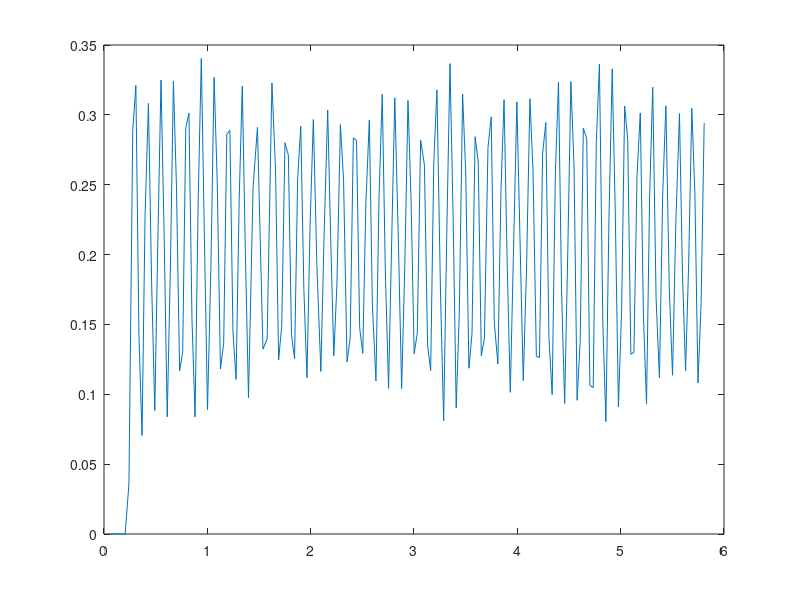

This figure's MATLAB source:
t = [0.0381126 0.0770019 0.107096 0.140473 0.171829 0.204861 0.241413 0.278207 0.308203 0.338214 0.36811 0.397323 0.429967 0.460593 0.491568 0.521563 0.551657 0.581807 0.611877 0.641364 0.671725 0.701422 0.731837 0.761424 0.791419 0.821807 0.851382 0.881199 0.911589 0.941642 0.971722 1.00167 1.03508 1.0654 1.09583 1.12691 1.15822 1.18823 1.21818 1.24808 1.27819 1.30823 1.33812 1.36838 1.39822 1.44276 1.48502 1.53821 1.57886 1.62495 1.65998 1.68988 1.71995 1.75141 1.78417 1.81421 1.84421 1.87385 1.90395 1.93393 1.96421 1.99422 2.02586 2.06021 2.0985 2.13014 2.16466 2.19388 2.2239 2.25382 2.28787 2.31835 2.35188 2.38237 2.41312 2.44394 2.47419 2.50425 2.53413 2.56768 2.59726 2.63161 2.66152 2.69266 2.72295 2.75392 2.78436 2.81422 2.84989 2.88038 2.9114 2.94172 2.97174 3.00168 3.03189 3.06386 3.10065 3.13138 3.16127 3.19155 3.22172 3.25636 3.28684 3.31735 3.34813 3.37853 3.40823 3.43834 3.4705 3.5002 3.53146 3.56134 3.59129 3.62141 3.65153 3.68133 3.71592 3.74702 3.77724 3.81171 3.84194 3.87138 3.90138 3.93171 3.9618 3.9954 4.02566 4.05732 4.08836 4.12189 4.15175 4.18414 4.21419 4.24467 4.27539 4.30591 4.33692 4.36817 4.39837 4.4281 4.45802 4.48835 4.51836 4.54849 4.57849 4.6081 4.63856 4.67144 4.70193 4.73423 4.76391 4.79437 4.8276 4.857 4.88684 4.91824 4.9481 4.9782 5.0088 5.03852 5.06834 5.09837 5.12817 5.15838 5.18979 5.22015 5.25012 5.28032 5.31018 5.34273 5.37527 5.40635 5.43731 5.47112 5.50185 5.53465 5.56894 5.59819 5.62819 5.65814 5.68839 5.71835 5.74819 5.77822 5.80817];
x1 = [0 0 0 0 0 0 0.00498466 0.0163782 0.0249233 0.0277717 0.0313321 0.0398773 0.0491345 0.0534071 0.0576796 0.0662248 0.075482 0.0804666 0.0847392 0.0918602 0.101829 0.107526 0.111087 0.116783 0.126041 0.134586 0.137434 0.141707 0.150964 0.160221 0.165206 0.168054 0.176599 0.186569 0.192978 0.196538 0.202947 0.212204 0.219325 0.222885 0.22787 0.236415 0.245672 0.251369 0.25493 0.267747 0.279141 0.28555 0.293383 0.308337 0.316882 0.320442 0.326139 0.335396 0.342517 0.34679 0.351775 0.36032 0.368865 0.373137 0.37741 0.385955 0.3945 0.400197 0.405182 0.413727 0.423696 0.428681 0.432953 0.439362 0.449331 0.45574 0.460013 0.466422 0.475679 0.483512 0.487785 0.492057 0.500602 0.509859 0.514132 0.519117 0.527662 0.536919 0.541904 0.546176 0.554009 0.563267 0.568963 0.573236 0.580357 0.590326 0.596023 0.599583 0.605992 0.615961 0.624507 0.628067 0.633764 0.643021 0.651566 0.655839 0.659399 0.667944 0.677914 0.682898 0.686459 0.69358 0.703549 0.709958 0.71423 0.719927 0.729184 0.735593 0.739866 0.744851 0.755532 0.763365 0.767638 0.772622 0.781167 0.789712 0.794697 0.79897 0.806803 0.816772 0.822469 0.826741 0.834574 0.845256 0.850953 0.855225 0.860922 0.870179 0.878724 0.882285 0.887269 0.897239 0.905784 0.910056 0.913617 0.922162 0.932131 0.937828 0.941389 0.947085 0.957055 0.964888 0.968448 0.974145 0.983402 0.992659 0.99622 0.99978 1.00833 1.01901 1.02399 1.02755 1.03396 1.04393 1.05105 1.05461 1.0596 1.06814 1.07669 1.08096 1.08594 1.09449 1.10303 1.10873 1.113 1.12226 1.13081 1.13579 1.14006 1.14861 1.15858 1.16356 1.16783 1.17496 1.18421 1.19062 1.19489 1.2013 1.21056];
x2 = [0 0 0 0 0 0 0.036032 0.288683 0.321154 0.142134 0.0704973 0.22787 0.308194 0.180445 0.0884421 0.211919 0.324857 0.214198 0.0838847 0.186141 0.324003 0.248094 0.116783 0.130171 0.290819 0.301216 0.153812 0.0837423 0.239691 0.340381 0.211207 0.0890118 0.192693 0.326851 0.251939 0.118065 0.13658 0.286119 0.288968 0.144413 0.110659 0.239691 0.320585 0.200526 0.0975569 0.248378 0.291104 0.132307 0.13957 0.322864 0.260911 0.124616 0.14897 0.279995 0.271165 0.142561 0.125471 0.25379 0.291959 0.175602 0.111799 0.221319 0.296658 0.192123 0.116356 0.214483 0.303495 0.211065 0.127607 0.178166 0.293098 0.253078 0.123192 0.14014 0.283556 0.281562 0.147546 0.129316 0.236843 0.296374 0.164067 0.10952 0.241258 0.314746 0.186711 0.104251 0.211207 0.312182 0.205795 0.104108 0.192693 0.310331 0.238409 0.129031 0.143843 0.281989 0.264187 0.135298 0.116926 0.266038 0.317879 0.173181 0.0810363 0.215622 0.336678 0.227016 0.0902935 0.157942 0.314888 0.25906 0.118635 0.143558 0.28441 0.26675 0.127607 0.139998 0.27672 0.29851 0.150822 0.121626 0.246527 0.3109 0.195114 0.101402 0.199102 0.309334 0.211634 0.109805 0.188135 0.311612 0.259772 0.12718 0.126326 0.272447 0.294522 0.14071 0.0996932 0.25849 0.323576 0.174036 0.0934268 0.20252 0.323718 0.263332 0.0957055 0.137861 0.290392 0.283271 0.106387 0.10482 0.279283 0.336393 0.150252 0.0804666 0.226161 0.332975 0.228297 0.0910056 0.159082 0.306343 0.282417 0.128604 0.130028 0.256496 0.301358 0.156376 0.0929995 0.242112 0.31973 0.168481 0.111799 0.242397 0.306485 0.173893 0.11365 0.224737 0.300931 0.185999 0.116783 0.193832 0.304634 0.243536 0.108096 0.164779 0.294095];
x3 = [0 0 0 0 0 0 100 100 4.85015 -9.0662 67.6569 98.3583 30.9128 -3.51187 51.238 90.6677 37.7489 -10.6532 36.7723 92.6208 48.7965 -10.2869 22.2456 78.5214 72.7839 3.9346 -0.521075 62.6519 92.6819 25.8468 -17.3062 38.0541 90.4235 45.9888 -11.5077 20.5976 77.9721 70.0373 5.94881 4.72808 66.6803 81.146 25.8468 -8.82206 42.6318 86.7613 22.1235 3.81253 71.8684 68.7555 -9.79864 16.7523 75.1644 64.7271 8.57339 12.3577 67.4737 74.7981 19.8041 3.44631 53.3132 80.6577 33.7205 1.4321 46.233 78.7045 36.6502 -1.49766 38.1151 73.8826 52.2146 2.95801 20.1093 75.7747 68.5114 7.04747 7.90198 65.3375 73.1502 27.0675 1.55417 58.2572 81.6342 25.1754 -6.31956 48.5524 83.8926 38.0541 -5.2209 40.3735 83.9536 45.9888 -4.42742 26.3961 73.2722 66.9244 7.71887 15.3485 70.5866 78.4603 14.555 -7.66236 54.3509 93.8416 36.1619 -15.7192 31.279 89.8742 60.8818 -6.38059 17.5458 77.7279 67.0465 6.68125 14.2498 73.8826 68.5724 9.97723 0.638622 63.9336 76.4461 22.917 -4.67157 44.9512 85.1133 43.2422 -4.00016 37.871 81.5122 47.942 -4.97675 17.2406 74.0657 74.4319 11.8083 2.34765 68.2672 85.8458 17.7899 -10.1038 53.9846 88.5314 41.7773 -10.1649 15.7147 87.5548 69.488 4.11771 7.16954 82.9771 83.6485 8.87857 -15.5971 64.1778 94.0857 31.6452 -14.1322 30.7297 89.569 60.3935 -2.71839 7.53576 73.4553 72.845 18.6444 -0.582111 61.5532 88.7145 24.8091 -8.45584 56.3651 80.6577 24.6871 -2.77943 54.0457 79.8642 32.2556 -0.399001 48.8576 78.5214 45.5006 -1.98595 24.1988 82.2446 57.952];
x4 = [0 0 0 0 0 0 42.8571 37.7097 1.61672 -3.02207 22.5523 32.7861 10.3043 -1.17062 17.0793 30.2226 12.583 -3.55105 12.2574 30.8736 16.2655 -3.42898 7.4152 26.1738 24.2613 1.31153 -0.173692 20.884 30.894 8.61559 -5.76872 12.6847 30.1412 15.3296 -3.83589 6.86587 25.9907 23.3458 1.98294 1.57603 22.2268 27.0487 8.61559 -2.94069 14.2106 28.9204 7.37451 1.27084 23.9561 22.9185 -3.26621 5.5841 25.0548 21.5757 2.8578 4.11922 22.4912 24.9327 6.60138 1.14877 17.7711 26.8859 11.2402 0.477366 15.411 26.2348 12.2167 -0.49922 12.705 24.6275 17.4049 0.986005 6.7031 25.2582 22.8371 2.34916 2.63399 21.7792 24.3834 9.0225 0.518057 19.4191 27.2114 8.39178 -2.10652 16.1841 27.9642 12.6847 -1.7403 13.4578 27.9845 15.3296 -1.47581 8.7987 24.4241 22.3081 2.57296 5.11615 23.5289 26.1534 4.85166 -2.55412 18.117 31.2805 12.054 -5.23973 10.4263 29.9581 20.2939 -2.12686 5.84859 25.9093 22.3488 2.22708 4.74993 24.6275 22.8575 3.32574 0.212874 21.3112 25.482 7.639 -1.55719 14.9837 28.3711 14.4141 -1.33339 12.6237 27.1707 15.9807 -1.65892 5.74686 24.6886 24.8106 3.93611 0.782549 22.7557 28.6153 5.92997 -3.36794 17.9949 29.5105 13.9258 -3.38829 5.23822 29.1849 23.1627 1.37257 2.38985 27.659 27.8828 2.95952 -5.19904 21.3926 31.3619 10.5484 -4.71075 10.2432 29.8563 20.1312 -0.906131 2.51192 24.4851 24.2817 6.21481 -0.194037 20.5177 29.5715 8.26971 -2.81861 18.7884 26.8859 8.22902 -0.926477 18.0152 26.6214 10.7519 -0.133 16.2859 26.1738 15.1669 -0.661985 8.06626 27.4149 19.3173];

plot(t,x2);
